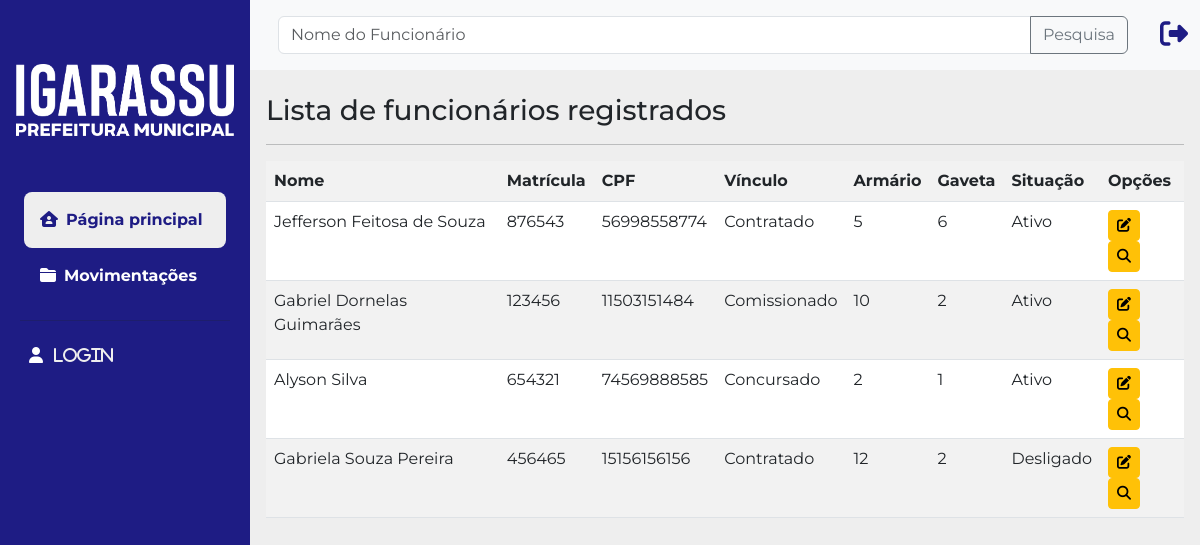
The app's page /, older data.
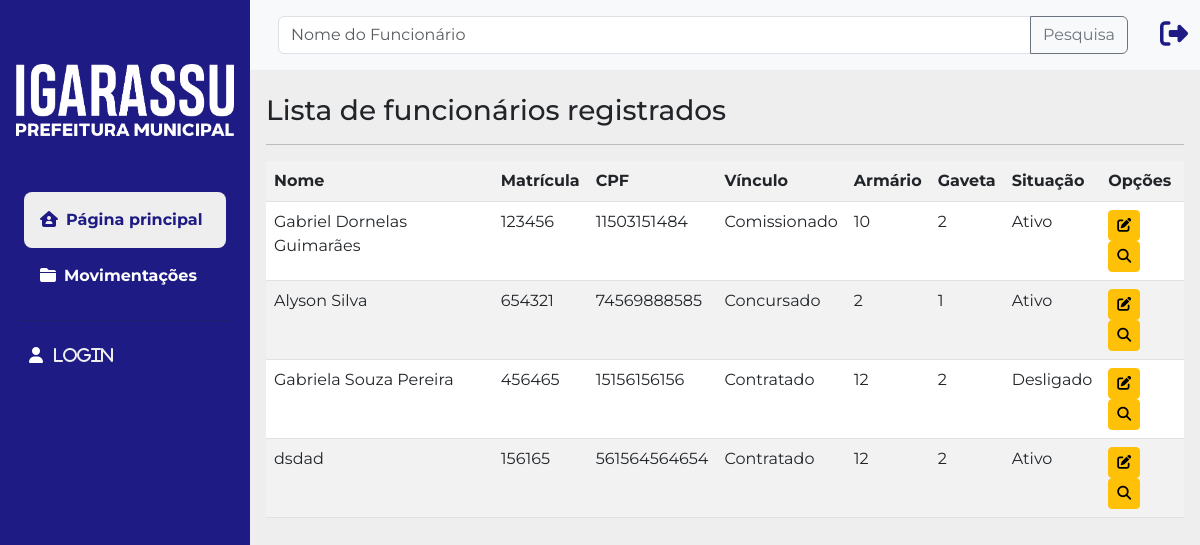
The same page, newer data.
### cadastros/models.py (models this page shows, shortened)
class Funcionario(models.Model):
    VINCULO_CHOICES = (
        ('C', 'Comissionado'),
        ('CO', 'Contratado'),
        ('CN', 'Concursado'),
    )
    nome = models.CharField(max_length=50)
    matricula = models.CharField(max_length=6, verbose_name="Matrícula")
    cpf = models.IntegerField(verbose_name="CPF", max_length=11)
    vinculo = models.CharField(max_length=12, verbose_name="Vínculo", choices=VINCULO_CHOICES)
    armario = models.IntegerField(verbose_name="Armário")
    gaveta = models.IntegerField(verbose_name="Gaveta")
    situacao = models.BooleanField(default=True, help_text="Marcado para Ativo. ")

### cadastros/views.py (the view)
# urls.py: path('', FuncionarioList.as_view(), name="listar-funcionario"),
class FuncionarioList(ListView):
    model = Funcionario
    template_name = 'cadastros/listas/index.html'
    def get_queryset(self):
        txt_nome = self.request.GET.get('nome', '')
        funcionario = Funcionario.objects.filter(nome__icontains=txt_nome)
        return funcionario

### cadastros/templates/cadastros/listas/index.html (shortened to what this page needs)
{% extends 'paginas/modelo.html' %}
{% load static %}
{% block conteudo %}
<h3>Lista de funcionários registrados</h3>
<hr>
<div class="table-responsive">
    <table class="table table-striped">
        <tr>
            <th>Nome</th>
            <th>Matrícula</th>
            <th>CPF</th>
            <th>Vínculo</th>
            <th>Armário</th>
            <th>Gaveta</th>
            <th>Situação</th>
            <th>Opções</th>
        </tr>
        {% for funcionario in object_list %}
        <tr>
            <td>{{ funcionario.nome }}</td>
            <td>{{ funcionario.matricula }}</td>
            <td>{{ funcionario.cpf }}</td>
            <td>{{ funcionario.get_vinculo_display }}</td>
            <td>{{ funcionario.armario }}</td>
            <td>{{ funcionario.gaveta }}</td>
            <td>
                {% if funcionario.situacao %}
                    Ativo
                {% else %}
                    Desligado
                {% endif %}
            </td>
            <td>
                <a href="{% url 'editar-funcionario' funcionario.pk %}" class="btn btn-warning btn-sm" title="Editar"><i class="fa-solid fa-pen-to-square"></i></a>
                <button class="btn btn-warning btn-sm rastrear-btn" data-nome="{{ funcionario.nome }}" data-setor="{% for movimentacao in funcionario.movimentacao_set.all %}{{ movimentacao.setor }}{% endfor %}"><i class="fa-solid fa-magnifying-glass"></i></button>
            </td>
        </tr>
        {% empty %}
        <tr>
            <td colspan="8">Nenhum campo registrado</td>
        </tr>
        {% endfor %}
    </table>
</div>
{% endblock %}

Row changes from the older to the newer data that the page shows:
removed Funcionario: nome "Jefferson Feitosa de Souza", matricula "876543", cpf "56998558774", vinculo "Contratado", armario "5", gaveta "6", situacao "Ativo"
added Funcionario: nome "dsdad", matricula "156165", cpf "561564564654", vinculo "Contratado", armario "12", gaveta "2", situacao "Ativo"
